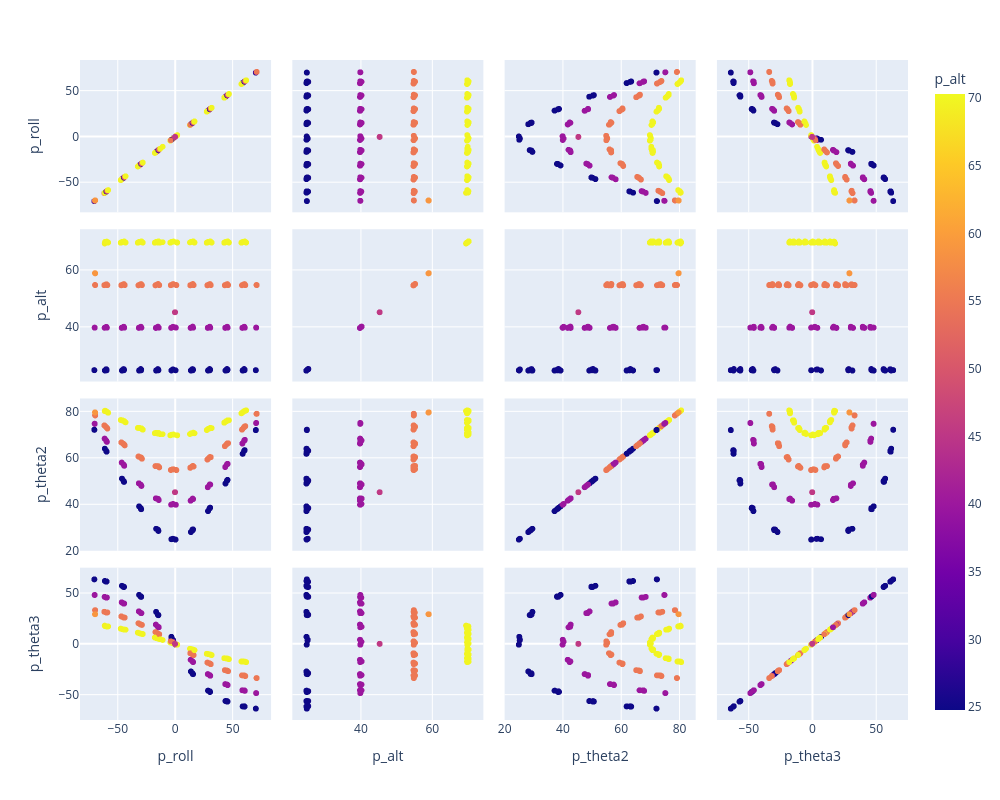

The notebook cell this image was saved under:
### Code cell
csv_filename = './n893_extract.csv'
d = pd.read_csv(csv_filename)
d['g_roll'] = np.round(d['p_roll'] / 5) * 5
fig = px.scatter_matrix(d, dimensions=["p_roll", "p_alt", "p_theta2", "p_theta3"], color="p_alt")
fig.update_layout(height=800,width=1000 )
fig.show()

### Figure 1 — Plotly figure (JSON) as saved in the notebook; plotly's stock layout.template omitted (floating-point values rounded to 4 significant figures; data arrays with more than 128 entries replaced by an {"elided": "..."} marker saying what was removed)
{"data": [{"dimensions": [{"axis": {"matches": true}, "label": "p_roll", "values": {"elided": "1162 float values"}}, {"axis": {"matches": true}, "label": "p_alt", "values": {"elided": "1162 float values"}}, {"axis": {"matches": true}, "label": "p_theta2", "values": {"elided": "1162 float values"}}, {"axis": {"matches": true}, "label": "p_theta3", "values": {"elided": "1162 float values"}}], "hovertemplate": "%{xaxis.title.text}=%{x}<br>%{yaxis.title.text}=%{y}<br>p_alt=%{marker.color}<extra></extra>", "legendgroup": "", "marker": {"color": {"elided": "1162 float values"}, "coloraxis": "coloraxis", "symbol": "circle"}, "name": "", "showlegend": false, "type": "splom"}], "layout": {"coloraxis": {"colorbar": {"title": {"text": "p_alt"}}, "colorscale": [[0, "#0d0887"], [0.1111, "#46039f"], [0.2222, "#7201a8"], [0.3333, "#9c179e"], [0.4444, "#bd3786"], [0.5556, "#d8576b"], [0.6667, "#ed7953"], [0.7778, "#fb9f3a"], [0.8889, "#fdca26"], [1, "#f0f921"]]}, "dragmode": "select", "height": 800, "legend": {"tracegroupgap": 0}, "margin": {"t": 60}, "width": 1000}}
